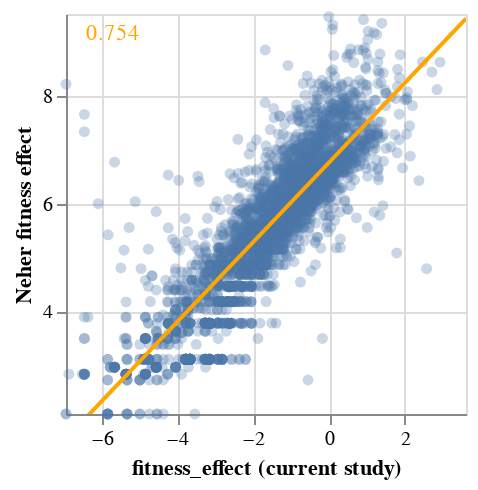

Here is the notebook cell this chart was saved with:
### Markdown cell above
Plot correlation.
First define a function to do this, then make the plots:

### Code cell
def plot_corr_scatters(corr_df_tidy, ncols=4):
    "Plot set of correlation scatters."""
    
    subsets = corr_df_tidy["subset"].unique()
    
    corr_df_wide = (
        corr_df_tidy
        .pivot_table(
            index=["mutation", "expected_count"],
            values="delta_fitness",
            columns="subset",
        )
        .reset_index()
        .rename(columns={subset: f"delta_fitness {subset}" for subset in subsets})
    )

    expected_count_selection = alt.selection_single(
        bind=alt.binding_range(
            min=1,
            max=min(5 * min_expected_count, corr_df_tidy["expected_count"].quantile(0.9)),
            step=1,
            name="minimum expected count",
        ),
        fields=["cutoff"],
        init={"cutoff": min_expected_count},
    )
    
    corr_charts = []
    base_chart = alt.Chart(corr_df_wide)
    for subset1, subset2 in itertools.combinations(subsets, 2):
        
        x_extent = (
            corr_df_wide[f"delta_fitness {subset1}"].min(),
            corr_df_wide[f"delta_fitness {subset1}"].max(),
        )
        y_extent = (
            corr_df_wide[f"delta_fitness {subset2}"].min(),
            corr_df_wide[f"delta_fitness {subset2}"].max(),
        )
        
        base = (
            base_chart
            .encode(
                x=alt.X(
                    f"delta_fitness {subset1}",
                    title=subset1,
                    scale=alt.Scale(zero=False, domain=x_extent, nice=False),
                ),
                y=alt.Y(
                    f"delta_fitness {subset2}",
                    title=subset2,
                    scale=alt.Scale(zero=False, domain=y_extent, nice=False),
                ),
                tooltip=[
                    "mutation",
                    alt.Tooltip(
                        f"delta_fitness {subset1}", title=subset1, format=".4g",
                    ),
                    alt.Tooltip(
                        f"delta_fitness {subset2}", title=subset2, format=".4g",
                    ),
                    alt.Tooltip("expected_count"),
                ],
            )
            .mark_circle(opacity=0.3)
            .properties(width=200, height=200)
            .transform_filter(
                alt.datum["expected_count"] >= expected_count_selection["cutoff"] - 1e-6
            )
        )
    
        scatter = (
            base
            .mark_circle(opacity=0.3)
        )
    
        # regression line and correlation coefficient: https://stackoverflow.com/a/60239699
        line = (
            base
            .transform_regression(
                f"delta_fitness {subset1}",
                f"delta_fitness {subset2}",
                extent=x_extent,
            )
            .mark_line(color="orange", clip=True)
        )
    
        params = (
            base
            .transform_regression(
                f"delta_fitness {subset1}",
                f"delta_fitness {subset2}",
                params=True,
            )
            .mark_text(align="left", color="orange")
            .encode(
                x=alt.value(10),
                y=alt.value(10),
                text=alt.Text("rSquared:Q", format=".3f"),
            )
        )
    
        chart = (
            (scatter + line + params)
            .add_selection(expected_count_selection)
        )
    
        corr_charts.append(chart)

    rows = []
    for i in range(0, len(corr_charts), ncols):
        rows.append(alt.hconcat(*corr_charts[i: i + ncols]))
    corr_chart = alt.vconcat(*rows)
    return corr_chart


neher_corr_df_tidy = (
    neher_corr_df
    .rename(columns={"fitness_effect": "fitness_effect (current study)"})
    .melt(
        id_vars=["mutation", "expected_count"],
        var_name="subset",
        value_name="delta_fitness",
    )
)

neher_corr_chart = plot_corr_scatters(neher_corr_df_tidy)
neher_corr_chart

### Figure 1 — Vega-Lite specification as saved in the notebook (floating-point values rounded to 4 significant figures; data arrays with more than 128 entries replaced by an {"elided": "..."} marker saying what was removed)
{"config": {"view": {"continuousWidth": 400, "continuousHeight": 300}}, "vconcat": [{"hconcat": [{"layer": [{"mark": {"type": "circle", "opacity": 0.3}, "encoding": {"tooltip": [{"field": "mutation", "type": "nominal"}, {"field": "delta_fitness fitness_effect (current study)", "format": ".4g", "title": "fitness_effect (current study)", "type": "quantitative"}, {"field": "delta_fitness Neher fitness effect", "format": ".4g", "title": "Neher fitness effect", "type": "quantitative"}, {"field": "expected_count", "type": "quantitative"}], "x": {"field": "delta_fitness fitness_effect (current study)", "scale": {"domain": [-6.937, 3.609], "nice": false, "zero": false}, "title": "fitness_effect (current study)", "type": "quantitative"}, "y": {"field": "delta_fitness Neher fitness effect", "scale": {"domain": [2.1, 9.511], "nice": false, "zero": false}, "title": "Neher fitness effect", "type": "quantitative"}}, "height": 200, "selection": {"selector001": {"type": "single", "bind": {"input": "range", "max": 100, "min": 1, "name": "minimum expected count", "step": 1}, "fields": ["cutoff"], "init": {"cutoff": 20}}}, "transform": [{"filter": "(datum['expected_count'] >= (selector001['cutoff'] - 1e-06))"}], "width": 200}, {"mark": {"type": "line", "clip": true, "color": "orange"}, "encoding": {"tooltip": [{"field": "mutation", "type": "nominal"}, {"field": "delta_fitness fitness_effect (current study)", "format": ".4g", "title": "fitness_effect (current study)", "type": "quantitative"}, {"field": "delta_fitness Neher fitness effect", "format": ".4g", "title": "Neher fitness effect", "type": "quantitative"}, {"field": "expected_count", "type": "quantitative"}], "x": {"field": "delta_fitness fitness_effect (current study)", "scale": {"domain": [-6.937, 3.609], "nice": false, "zero": false}, "title": "fitness_effect (current study)", "type": "quantitative"}, "y": {"field": "delta_fitness Neher fitness effect", "scale": {"domain": [2.1, 9.511], "nice": false, "zero": false}, "title": "Neher fitness effect", "type": "quantitative"}}, "height": 200, "transform": [{"filter": "(datum['expected_count'] >= (selector001['cutoff'] - 1e-06))"}, {"on": "delta_fitness fitness_effect (current study)", "regression": "delta_fitness Neher fitness effect", "extent": [-6.937, 3.609]}], "width": 200}, {"mark": {"type": "text", "align": "left", "color": "orange"}, "encoding": {"text": {"field": "rSquared", "format": ".3f", "type": "quantitative"}, "tooltip": [{"field": "mutation", "type": "nominal"}, {"field": "delta_fitness fitness_effect (current study)", "format": ".4g", "title": "fitness_effect (current study)", "type": "quantitative"}, {"field": "delta_fitness Neher fitness effect", "format": ".4g", "title": "Neher fitness effect", "type": "quantitative"}, {"field": "expected_count", "type": "quantitative"}], "x": {"value": 10}, "y": {"value": 10}}, "height": 200, "transform": [{"filter": "(datum['expected_count'] >= (selector001['cutoff'] - 1e-06))"}, {"on": "delta_fitness fitness_effect (current study)", "regression": "delta_fitness Neher fitness effect", "params": true}], "width": 200}]}]}], "data": {"name": "data-c6928b4c83c455451459096aef5eb19c"}, "$schema": "https://vega.github.io/schema/vega-lite/v4.17.0.json", "datasets": {"data-c6928b4c83c455451459096aef5eb19c": {"elided": "5147 records"}}}
